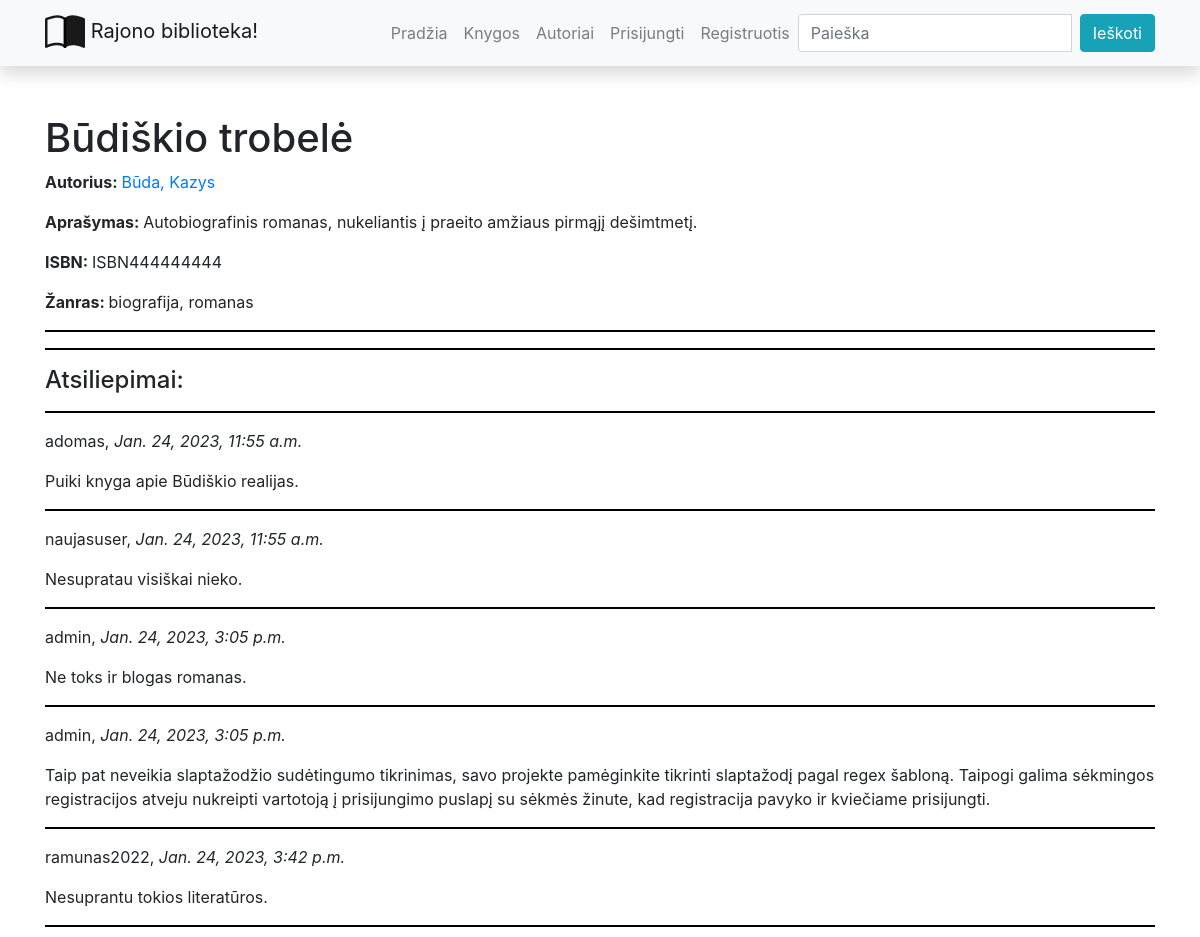
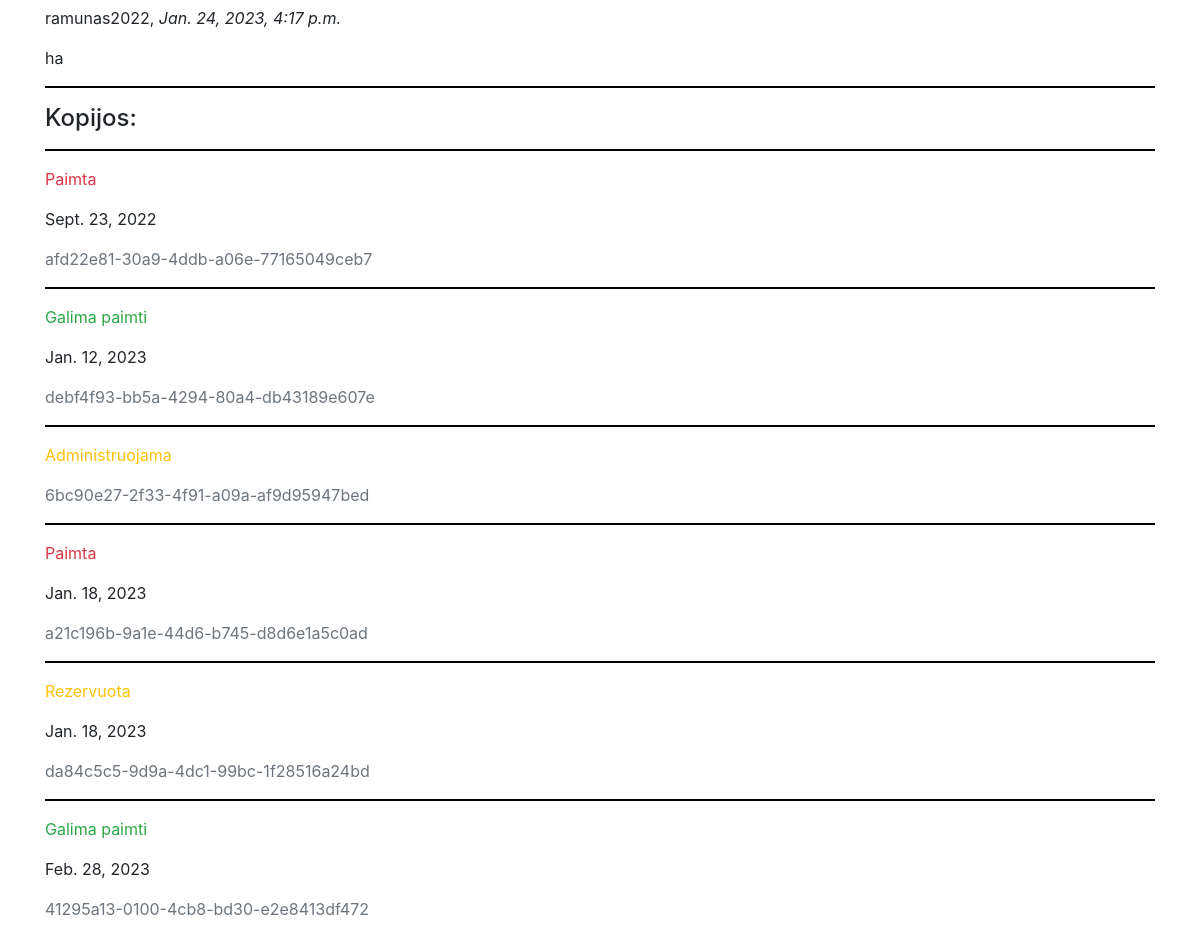
The page /library/books/1 on the database its author committed (2 pictures, top to bottom).
### library/models.py (models this page shows, shortened)
class Book(models.Model):
    title = models.CharField('Pavadinimas', max_length=200)
    author = models.ForeignKey('Author', on_delete=models.SET_NULL, null=True, related_name='books')
    summary = models.TextField('Aprašymas', max_length=1000, help_text='Trumpas knygos aprašymas')
    isbn = models.CharField('ISBN', max_length=13)
    genre = models.ManyToManyField(Genre, help_text='Išrinkite žanrą/us šiai knygai')
    cover = models.ImageField('Viršelis', upload_to='covers', null=True)
    def display_genre(self):
        return '; '.join([genre.name for genre in self.genre.all()])
    display_genre.short_description = 'Žanras'
    class Meta:
        verbose_name = "Knyga"
        verbose_name_plural = "Knygos"

class Author(models.Model):
    first_name = models.CharField('Vardas', max_length=100)
    last_name = models.CharField('Pavardė', max_length=100)
    description = HTMLField(default="")
    def display_books(self):
        return ', '.join([book.title for book in self.books.all()][:3]) + "..."
    display_books.short_description = 'Knygos'
    class Meta:
        ordering = ['last_name', 'first_name']
    def __str__(self):
        return f'{self.last_name}, {self.first_name}'

class Genre(models.Model):
    name = models.CharField('Pavadinimas', max_length=200, help_text='Įveskite knygos žanrą')
    def __str__(self):
        return self.name
    class Meta:
        verbose_name = "Žanras"
        verbose_name_plural = "Žanrai"

class BookReview(models.Model):
    book = models.ForeignKey('Book', on_delete=models.SET_NULL, null=True, blank=True)
    reviewer = models.ForeignKey(User, on_delete=models.SET_NULL, null=True, blank=True)
    date_created = models.DateTimeField(auto_now_add=True)
    content = models.TextField('Atsiliepimas', max_length=2000)

class BookInstance(models.Model):
    id = models.UUIDField(primary_key=True, default=uuid.uuid4, help_text='Unikalus knygos kopijos ID')
    book = models.ForeignKey('Book', on_delete=models.SET_NULL, null=True)
    due_back = models.DateField('Bus prieinama', null=True, blank=True)
    LOAN_STATUS = (
        ('a', 'Administruojama'),
        ('p', 'Paimta'),
        ('g', 'Galima paimti'),
        ('r', 'Rezervuota')
    )
    status = models.CharField(
        max_length=1,
        choices=LOAN_STATUS,
        blank=True,
        default='a',
        help_text='Status'
    )
    reader = models.ForeignKey(User, on_delete=models.SET_NULL, null=True, blank=True)
    class Meta:
        ordering = ['due_back']  # admin svetainės settingas, kaip rikiuojama

### library/views.py (the view, shortened to what this page needs)
# urls.py: path('books/<int:pk>', views.BookDetailView.as_view(), name='book-detail'),
class BookDetailView(FormMixin, generic.DetailView):
    model = Book  # šablonui autosukuriamas kintamas book
    template_name = 'book_detail_styled.html'
    form_class = BookReviewForm
    class Meta:
        ordering = ['title']

### library/forms.py
class BookReviewForm(forms.ModelForm):
    class Meta:
        model = BookReview
        fields = ('content', 'book', 'reviewer')
        widgets = {'book': forms.HiddenInput(), 'reviewer': forms.HiddenInput()}

### library/templates/book_detail_styled.html (shortened to what this page needs)
{% extends "base.html" %}
{% block content %}
<h1>{{ book.title }} </h1>
<p><strong>Autorius: </strong><a href="{% url 'author-detail' book.author.id %}">{{ book.author }}</a></p>
<p><strong>Aprašymas: </strong>{{ book.summary }} </p>
<p><strong>ISBN: </strong>{{ book.isbn }} </p>
<p><strong>Žanras: </strong>{{ book.genre.all|join:", " }}</p>
<hr>
<hr>
<h4>Atsiliepimai:</h4>
{% if book.bookreview_set.all %}
{% for book_review_obj in book.bookreview_set.all %}
<hr>
<p>{{ book_review_obj.reviewer }}, <em>{{ book_review_obj.date_created }}</em></p>
<p>{{ book_review_obj.content }}</p>
{% endfor %}
{% else %}
<p>Knyga neturi atsiliepimų</p>
{% endif %}
<hr>
<h4>Kopijos:</h4>
{% for book_inst_obj in book.bookinstance_set.all %}
<hr>
<p class="{% if book_inst_obj.status == 'g' %}text-success
{% elif book_inst_obj.status == 'p' %}text-danger
{% else %}text-warning
{% endif %}">{{ book_inst_obj.get_status_display }}</p>
{% if book_inst_obj.status != 'a' %}
<p>{{ book_inst_obj.due_back }}</p>
{% endif %}
<p class="text-muted">{{ book_inst_obj.id }}</p>
{% endfor %}
{% endblock %}

### library/static/css/styles.css (style rules this page uses)
hr { width: 100%; background-color: black; height: 1px; border-color : transparent; }

### rows shown on the page
Book: title "Būdiškio trobelė", author "Būda, Kazys", summary "Autobiografinis romanas, nukeliantis į praeito amžiaus pirmąjį dešimtmetį.", isbn "ISBN444444444", genre.all "biografija, romanas"
BookReview: reviewer "adomas", date_created "Jan. 24, 2023, 11:55 a.m.", content "Puiki knyga apie Būdiškio realijas."
BookReview: reviewer "naujasuser", date_created "Jan. 24, 2023, 11:55 a.m.", content "Nesupratau visiškai nieko."
BookReview: reviewer "admin", date_created "Jan. 24, 2023, 3:05 p.m.", content "Ne toks ir blogas romanas."
BookReview: reviewer "admin", date_created "Jan. 24, 2023, 3:05 p.m.", content "Taip pat neveikia slaptažodžio sudėtingumo tikrinimas, savo projekte pamėginkite tikrinti slaptažodį pagal regex šabloną. Taipogi galima sėkmingos registracijos atveju nukreipti vartotoją į prisijungimo puslapį su sėkmės žinute, kad registracija pavyko ir kviečiame prisijungti."
BookReview: reviewer "ramunas2022", date_created "Jan. 24, 2023, 3:42 p.m.", content "Nesuprantu tokios literatūros."
BookReview: reviewer "ramunas2022", date_created "Jan. 24, 2023, 4:17 p.m.", content "ha"
BookInstance: status "Paimta", due_back "Sept. 23, 2022", id "afd22e81-30a9-4ddb-a06e-77165049ceb7"
BookInstance: status "Galima paimti", due_back "Jan. 12, 2023", id "debf4f93-bb5a-4294-80a4-db43189e607e"
BookInstance: status "Administruojama", id "6bc90e27-2f33-4f91-a09a-af9d95947bed"
BookInstance: status "Paimta", due_back "Jan. 18, 2023", id "a21c196b-9a1e-44d6-b745-d8d6e1a5c0ad"
BookInstance: status "Rezervuota", due_back "Jan. 18, 2023", id "da84c5c5-9d9a-4dc1-99bc-1f28516a24bd"
BookInstance: status "Galima paimti", due_back "Feb. 28, 2023", id "41295a13-0100-4cb8-bd30-e2e8413df472"
